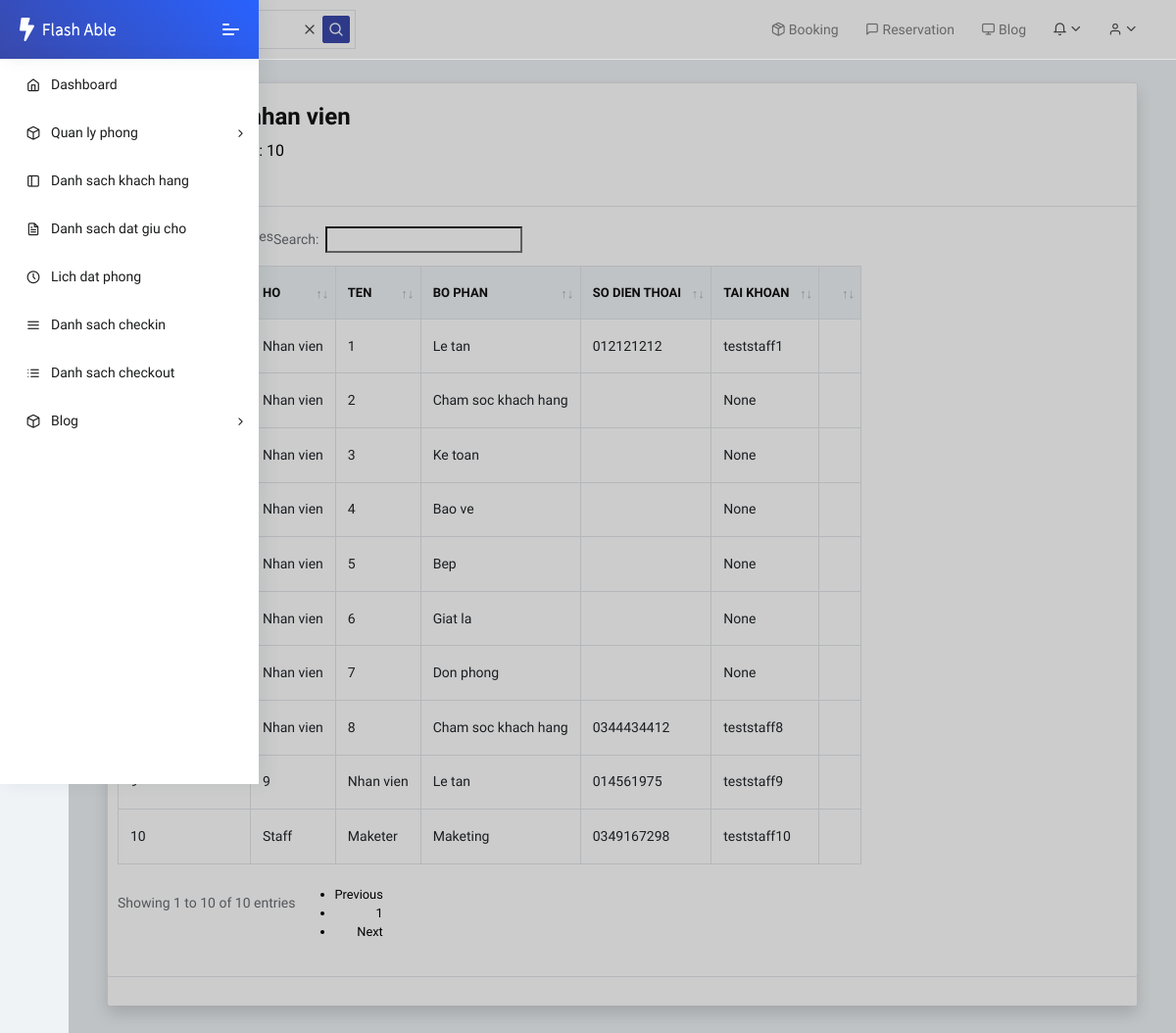
The app's page /staffs/list (signed in) with its own data.
### staff/models.py (models this page shows, shortened)
class Staff(models.Model):
    GENDER = (
        ('M', 'Nam'),
        ('F', 'Nu'),
    )
    staff_id = models.CharField('Ma nhan vien', primary_key=True, max_length=10,
                                error_messages={'unique': "Ma nhan vien da ton tai"})
    first_name = models.CharField('Ho va ten dem', max_length=50)
    last_name = models.CharField('Ten', max_length=50)
    staff_role = models.ForeignKey(StaffRole, on_delete=models.SET_NULL, null=True, blank=True, verbose_name='Bo phan')
    staff_email = models.EmailField('Email', unique=True, error_messages={'unique': "Email da duoc su dung"})
    user = models.OneToOneField(User, on_delete=models.SET_NULL, null=True, editable=False)
    class Meta:
        ordering = ['first_name', 'last_name', 'staff_id']

class StaffRole(models.Model):
    role = models.CharField('Bo phan', max_length=50)
    def __str__(self):
        return self.role

### dashboard/models.py (models this page shows)
class Profile(models.Model):
    GENDER_MALE = 1
    GENDER_FEMALE = 2
    GENDER_CHOICES = [
        (GENDER_MALE, _("Nam")),
        (GENDER_FEMALE, _("Nu")),
    ]
    user = models.OneToOneField(User, related_name="profile", on_delete=models.CASCADE)
    avatar = models.ImageField(null=True, blank=True)
    birthday = models.DateField(null=True, blank=True)
    gender = models.PositiveSmallIntegerField(choices=GENDER_CHOICES, null=True, blank=True)
    phone = models.CharField(max_length=32, null=True, blank=True)
    address = models.CharField(max_length=255, null=True, blank=True)
    quote = models.CharField(max_length=255, null=True, blank=True)
    created_at = models.DateTimeField(auto_now_add=True)
    updated_at = models.DateTimeField(auto_now=True)
    class Meta:
        verbose_name = _('Profile')
        verbose_name_plural = _('Profiles')

### staff/views.py (the view)
# urls.py: path('list', views.StaffListView.as_view(), name='staff_list'),
class StaffListView(LoginRequiredMixin, ListView):
    model = Staff
    template_name = 'staff_list.html'

### staff/templates/staff_list.html (shortened to what this page needs)
{% extends 'base.html' %}
{% load static %}
{% block header_static %}
	<link rel="stylesheet" href="{% static 'fonts/fontawesome/css/fontawesome-all.min.css' %}">
	<link rel="stylesheet" href="{% static 'plugins/animation/css/animate.min.css' %}">
    <link rel="stylesheet" type="text/css" href="{% static 'media/css/dataTables.uikit.css' %}">
    <link rel="stylesheet" type="text/css" href="https://cdnjs.cloudflare.com/ajax/libs/uikit/3.0.2/css/uikit.min.css">
    <link rel="stylesheet" href="{% static 'css/style.css' %}">
{% endblock %}
{% block content %}
    <div class="container-fluid">
        <div class="card shadow mb-4">
            <div class="card">
                <div class="card-header">
                    <h3>Danh sach nhan vien</h3>
                    <p class="mb-4">Tong so nhan vien: {{ staff_list.count }}</p>
                </div>
                <div class="card-body table-responsive">
                    <table id="example" class="table table-hover table-bordered nowrap" style="width:100%">
                        <thead>
                            <tr>
                                <th>Ma nhan vien</th>
                                <th>Ho</th>
                                <th>Ten</th>
                                <th>Bo phan</th>
                                <th>So dien thoai</th>
                                <th>Tai khoan</th>
                                <th></th>
                            </tr>
                        </thead>
                        <tbody>
                        {% for staff in staff_list %}
                        <tr>
                            <td>{{ staff.staff_id }}</td>
                            <td>{{ staff.last_name }}</td>
                            <td>{{ staff.first_name }}</td>
                            <td>{{ staff.staff_role }}</td>
                            <td>{{ staff.user.profile.phone }}</td>
                            <td>{{ staff.user }}</td>
                            <td>
                        </tr>
                        {% endfor %}
                        </tbody>
                    </table>
                </div>
            </div>
        </div>
    </div>
{% endblock %}

### static/media/css/dataTables.uikit.css (style rules this page uses)
table.dataTable { clear: both; }
table.dataTable td, table.dataTable th { -webkit-box-sizing: content-box; box-sizing: content-box; }
table.dataTable.nowrap th, table.dataTable.nowrap td { white-space: nowrap; }
table.dataTable thead > tr > th.sorting_asc, table.dataTable thead > tr > th.sorting_desc, table.dataTable thead > tr > th.sorting, table.dataTable thead > tr > td.sorting_asc, table.dataTable thead > tr > td.sorting_desc, table.dataTable thead > tr > td.sorting { padding-right: 30px; }
table.dataTable thead .sorting, table.dataTable thead .sorting_asc, table.dataTable thead .sorting_desc, table.dataTable thead .sorting_asc_disabled, table.dataTable thead .sorting_desc_disabled { cursor: pointer; position: relative; }
table.dataTable thead .sorting:before, table.dataTable thead .sorting:after, table.dataTable thead .sorting_asc:before, table.dataTable thead .sorting_asc:after, table.dataTable thead .sorting_desc:before, table.dataTable thead .sorting_desc:after, table.dataTable thead .sorting_asc_disabled:before, table.dataTable thead .sorting_asc_disabled:after, table.dataTable thead .sorting_desc_disabled:before, table.dataTable thead .sorting_desc_disabled:after { position: absolute; bottom: 1.2em; display: block; opacity: 0.3; }
table.dataTable thead .sorting:before, table.dataTable thead .sorting_asc:before, table.dataTable thead .sorting_desc:before, table.dataTable thead .sorting_asc_disabled:before, table.dataTable thead .sorting_desc_disabled:before { right: 1em; content: "↑"; }
table.dataTable thead .sorting:after, table.dataTable thead .sorting_asc:after, table.dataTable thead .sorting_desc:after, table.dataTable thead .sorting_asc_disabled:after, table.dataTable thead .sorting_desc_disabled:after { right: 0.5em; content: "↓"; }
table.dataTable thead .sorting_asc:before, table.dataTable thead .sorting_desc:after { opacity: 1; }

### templates/base.html (style rules this page uses)
.pcoded-main-container p { color:black; font-size: 1rem; }

### records on screen
Staff: last_name "Nhan vien", first_name "1", staff_role "Le tan", user.profile.phone "012121212", user "teststaff1"
Staff: last_name "Nhan vien", first_name "2", staff_role "Cham soc khach hang", user "None"
Staff: last_name "Nhan vien", first_name "3", staff_role "Ke toan", user "None"
Staff: last_name "Nhan vien", first_name "4", staff_role "Bao ve", user "None"
Staff: last_name "Nhan vien", first_name "5", staff_role "Bep", user "None"
Staff: last_name "Nhan vien", first_name "6", staff_role "Giat la", user "None"
Staff: last_name "Nhan vien", first_name "7", staff_role "Don phong", user "None"
Staff: last_name "Nhan vien", first_name "8", staff_role "Cham soc khach hang", user.profile.phone "0344434412", user "teststaff8"
Staff: staff_id "10", last_name "Staff", first_name "Maketer", staff_role "Maketing", user.profile.phone "0349167298", user "teststaff10"
Staff: last_name "9", first_name "Nhan vien", staff_role "Le tan", user.profile.phone "014561975", user "teststaff9"

### other values on screen
{{ staff_list.count }} "10"
